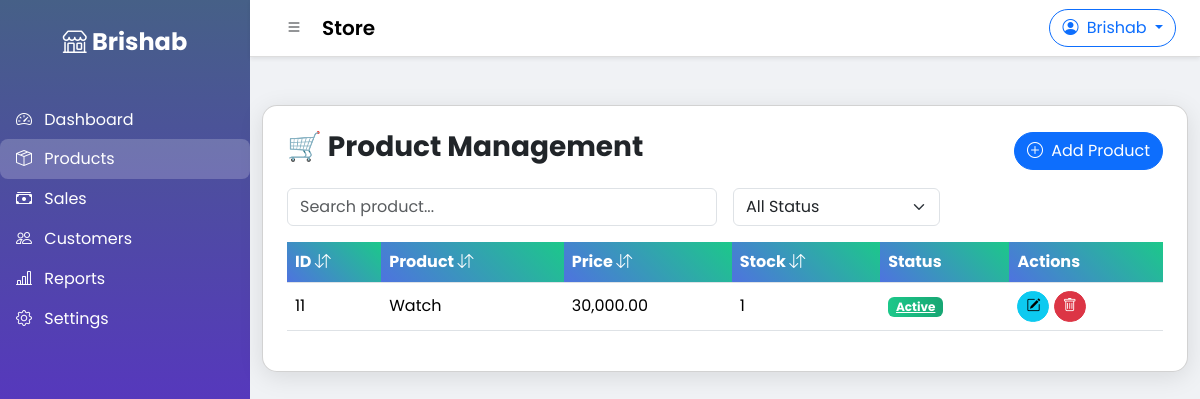
Screenshot of /products.php (signed in) with the database file from the repository.
### tables this page shows
CREATE TABLE `products` (
  `id` int(11) NOT NULL,
  `user_id` int(11) NOT NULL,
  `name` varchar(255) NOT NULL,
  `category` varchar(100) NOT NULL,
  `price` decimal(10,2) NOT NULL,
  `stock` int(11) NOT NULL,
  `created_at` timestamp NOT NULL DEFAULT current_timestamp(),
  `status` varchar(20) NOT NULL DEFAULT 'active',
  `active` tinyint(1) NOT NULL DEFAULT 1
);

### products.php (the view, shortened to what this page needs)
<?php
include 'includes/header.php';
$user_id = $_SESSION['user_id'];
$result = $conn->query("SELECT * FROM products WHERE user_id=$user_id ORDER BY id DESC");
?>
<!DOCTYPE html>
<html lang="en">
<head>
<link href="https://cdn.jsdelivr.net/npm/bootstrap@5.3.2/dist/css/bootstrap.min.css" rel="stylesheet">
<link href="https://cdn.jsdelivr.net/npm/bootstrap-icons@1.10.5/font/bootstrap-icons.css" rel="stylesheet">
</head>
<body>
<div class="container my-5">
<div class="card p-4">
<div class="d-flex justify-content-between align-items-center mb-3">
    <h3 class="fw-bold">🛒 Product Management</h3>
    <button class="btn btn-primary" data-bs-toggle="modal" data-bs-target="#addModal"><i class="bi bi-plus-circle me-1"></i> Add Product</button>
</div>
<div class="row mb-3 g-3">
    <div class="col-md-6">
        <input type="text" id="searchInput" class="form-control" placeholder="Search product...">
    </div>
    <div class="col-md-3">
        <select id="statusFilter" class="form-select">
            <option value="all">All Status</option>
        </select>
    </div>
</div>
<div class="table-responsive">
<table class="table align-middle" id="productTable">
    <thead>
        <tr>
            <th onclick="sortTable(0)">ID <i class="bi bi-arrow-down-up"></i></th>
            <th onclick="sortTable(1)">Product <i class="bi bi-arrow-down-up"></i></th>
            <th onclick="sortTable(2)">Price <i class="bi bi-arrow-down-up"></i></th>
            <th onclick="sortTable(3)">Stock <i class="bi bi-arrow-down-up"></i></th>
            <th>Status</th>
            <th>Actions</th>
        </tr>
    </thead>
    <tbody>
    <?php while($row=$result->fetch_assoc()): ?>
    <tr data-status="<?= $row['active'] ?>">
        <td><?= $row['id'] ?></td>
        <td><?= htmlspecialchars($row['name']) ?></td>
        <td><?= number_format($row['price'],2) ?></td>
        <td><?= $row['stock'] ?></td>
        <td>
            <a href="?toggle=<?= $row['id'] ?>" class="badge <?= $row['active'] ? 'badge-active' : 'badge-inactive' ?>">
                <?= $row['active'] ? 'Active' : 'Inactive' ?>
            </a>
        </td>
        <td>
            <button class="btn btn-sm btn-info" data-bs-toggle="modal" data-bs-target="#edit<?= $row['id'] ?>"><i class="bi bi-pencil-square"></i></button>
            <a href="?delete=<?= $row['id'] ?>" class="btn btn-sm btn-danger" onclick="return confirm('Delete?')"><i class="bi bi-trash"></i></a>
        </td>
    </tr>
    <?php endwhile; ?>
    </tbody>
</table>
</div>
</div>
</div>
</body>
</html>

### assets/css/style.css (style rules this page uses)
body { font-family: 'Poppins', sans-serif; background-color: #f8f9fa; }

### products.php (style rules this page uses)
body { font-family:'Poppins',sans-serif; background:#f0f2f5; }
.card { border-radius:15px; box-shadow:0 5px 25px rgba(0,0,0,0.1); }
.table thead th { background:linear-gradient(45deg,#4e73df,#1cc88a); color:white; }
.btn { border-radius:50px; transition:0.3s; }
.badge-active { background:linear-gradient(90deg,#1cc88a,#17a673); color:white; }

### rows the page displays
products: id "11", name "Watch", price "30,000.00", stock "1", active "Active"

### other values shown
$admin['full_name'] "Brishab"
$admin['username'] "Store"
$admin['username'] "Brishab"
